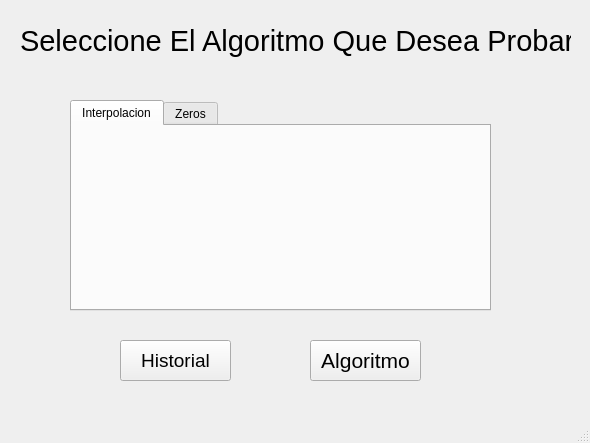
<?xml version="1.0" encoding="UTF-8"?>
<ui version="4.0">
 <class>MainWindow</class>
 <widget class="QMainWindow" name="MainWindow">
  <property name="geometry">
   <rect>
    <x>0</x>
    <y>0</y>
    <width>590</width>
    <height>443</height>
   </rect>
  </property>
  <property name="windowTitle">
   <string>MainWindow</string>
  </property>
  <widget class="QWidget" name="centralwidget">
   <widget class="QLabel" name="label">
    <property name="geometry">
     <rect>
      <x>20</x>
      <y>20</y>
      <width>551</width>
      <height>41</height>
     </rect>
    </property>
    <property name="font">
     <font>
      <pointsize>22</pointsize>
     </font>
    </property>
    <property name="text">
     <string>Seleccione El Algoritmo Que Desea Probar</string>
    </property>
   </widget>
   <widget class="QTabWidget" name="tabWidget">
    <property name="geometry">
     <rect>
      <x>70</x>
      <y>100</y>
      <width>421</width>
      <height>211</height>
     </rect>
    </property>
    <property name="currentIndex">
     <number>0</number>
    </property>
    <widget class="QWidget" name="tab">
     <attribute name="title">
      <string>Interpolacion</string>
     </attribute>
    </widget>
    <widget class="QWidget" name="tab_2">
     <attribute name="title">
      <string>Zeros</string>
     </attribute>
    </widget>
   </widget>
   <widget class="QPushButton" name="pushButton">
    <property name="geometry">
     <rect>
      <x>120</x>
      <y>340</y>
      <width>111</width>
      <height>41</height>
     </rect>
    </property>
    <property name="font">
     <font>
      <pointsize>14</pointsize>
     </font>
    </property>
    <property name="text">
     <string>Historial</string>
    </property>
   </widget>
   <widget class="QPushButton" name="pushButton_2">
    <property name="geometry">
     <rect>
      <x>310</x>
      <y>340</y>
      <width>111</width>
      <height>41</height>
     </rect>
    </property>
    <property name="font">
     <font>
      <pointsize>16</pointsize>
     </font>
    </property>
    <property name="text">
     <string>Algoritmo</string>
    </property>
   </widget>
  </widget>
  <widget class="QMenuBar" name="menubar">
   <property name="geometry">
    <rect>
     <x>0</x>
     <y>0</y>
     <width>590</width>
     <height>21</height>
    </rect>
   </property>
  </widget>
  <widget class="QStatusBar" name="statusbar"/>
 </widget>
 <resources/>
 <connections/>
</ui>
